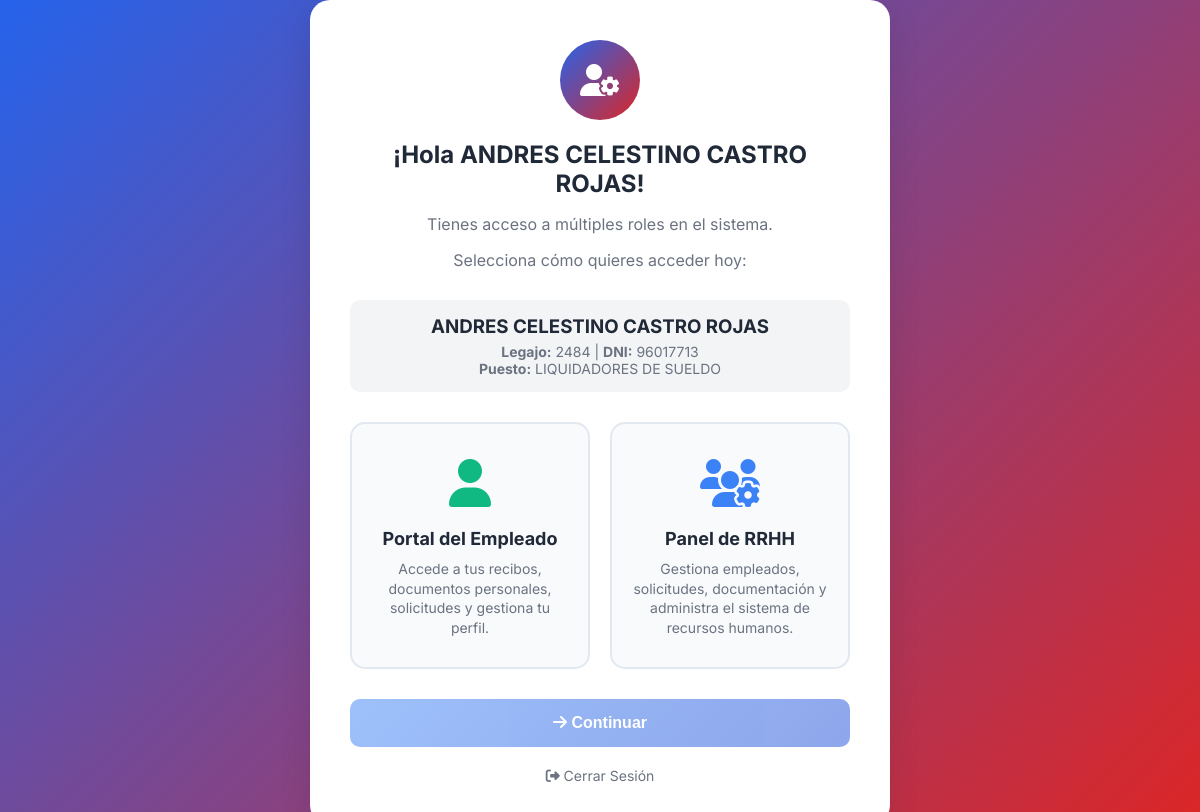
The page /empleados/seleccionar-rol/ (signed in) on the database its author committed.
### apps/empleados/models.py (models this page shows, shortened)
class Empleado(models.Model):
    TIPO_CONTRATO_CHOICES = [
        ('tiempo_completo', 'Tiempo completo'),
        ('tiempo_parcial', 'Tiempo parcial'),
        ('freelance', 'Freelance'),
    ]
    PARENTESCO_CHOICES = [
        ('esposo/a', 'Esposo/a'),
        ('hijo/a', 'Hijo/a'),
        ('padre/madre', 'Padre/Madre'),
        ('hermano/a', 'Hermano/a'),
        ('otro', 'Otro'),
    ]
    user = models.OneToOneField(User, on_delete=models.CASCADE)
    es_rrhh = models.BooleanField(default=False, verbose_name="¿Es RRHH?", help_text="Marcar si este usuario pertenece al área de RRHH y debe acceder al panel de gestión RRHH.")
    is_active = models.BooleanField(default=True, verbose_name="Empleado Activo", help_text="Indica si el empleado está activo. Los empleados inactivos no aparecen en las cargas masivas de recibos.")
    legajo = models.CharField(max_length=20, unique=True)
    numero_legajo = models.IntegerField(null=True, blank=True, help_text="Número de legajo para facilitar búsquedas")
    dni = models.CharField(max_length=20)
    cuil = models.CharField(max_length=15, blank=True)  # Nuevo campo CUIL
    fecha_nacimiento = models.DateField(null=True, blank=True)
    telefono = models.CharField(max_length=20, blank=True)
    foto_perfil = models.ImageField(upload_to='perfiles/', blank=True, null=True)
    puesto = models.CharField(max_length=100, blank=True)
    departamento = models.CharField(max_length=100, blank=True)
    supervisor = models.CharField(max_length=100, blank=True)
    tipo_contrato = models.CharField(max_length=20, choices=TIPO_CONTRATO_CHOICES, default='tiempo_completo')
    salario = models.DecimalField(max_digits=10, decimal_places=2, null=True, blank=True)
    fecha_contrato = models.DateField(null=True, blank=True)
    contacto_emergencia = models.CharField(max_length=100, blank=True)
    telefono_emergencia = models.CharField(max_length=20, blank=True)
    relacion_emergencia = models.CharField(max_length=50, blank=True)
    firma_imagen = models.ImageField(upload_to='firmas/', blank=True, null=True)
    firma_pin = models.CharField(max_length=6, blank=True)
    debe_cambiar_password = models.BooleanField(default=False, verbose_name="Debe cambiar contraseña",
                                               help_text="Marcar si el usuario debe cambiar su contraseña en el próximo login")
    class Meta:
        verbose_name = "Empleado"
        verbose_name_plural = "Empleados"

### apps/empleados/views_seleccion_rol.py (the view, shortened to what this page needs)
# urls.py: path('seleccionar-rol/', seleccionar_rol, name='seleccionar_rol'),
@login_required
def seleccionar_rol(request):
    try:
        empleado = Empleado.objects.get(user=request.user)
        if not empleado.es_rrhh:
            return redirect('empleados:dashboard')
        context = {
            'empleado': empleado,
            'user': request.user,
        }
        return render(request, 'empleados/seleccionar_rol.html', context)
    except Empleado.DoesNotExist:
        messages.error(request, 'No se encontró el perfil de empleado.')
        return redirect('empleados:login')

### proyecto_rrhh/context_processors.py (called while the page is built)
def empleado_info(request):
    context = {}
    if request.user.is_authenticated:
        try:
            empleado = Empleado.objects.get(user=request.user)
            context['empleado'] = empleado
            notificaciones_count = Notificacion.objects.filter(
                destinatario=empleado,
                leida=False
            ).count()
            context['notificaciones_count'] = notificaciones_count
        except Empleado.DoesNotExist:
            context['empleado'] = None
            context['notificaciones_count'] = 0
    return context

### templates/empleados/seleccionar_rol.html (shortened to what this page needs)
<!DOCTYPE html>
<html lang="es">
<head>
    {% load static %}
</head>
<body>
    <div class="role-selection-container">
        <div class="logo">
            <i class="fas fa-user-cog"></i>
        </div>
        <div class="welcome-text">
            <h1>¡Hola {{ user.get_full_name }}!</h1>
            <p>Tienes acceso a múltiples roles en el sistema.</p>
            <p>Selecciona cómo quieres acceder hoy:</p>
        </div>
        <div class="user-info">
            <h3>{{ user.get_full_name }}</h3>
            <p>
                <strong>Legajo:</strong> {{ empleado.legajo }} |
                <strong>DNI:</strong> {{ empleado.dni }}
                {% if empleado.puesto %}
                <br><strong>Puesto:</strong> {{ empleado.puesto }}
                {% endif %}
            </p>
        </div>
        <form method="POST" id="roleForm">
            <div class="role-options">
                <div class="role-card" data-role="empleado">
                    <div class="role-icon empleado-icon">
                        <i class="fas fa-user"></i>
                    </div>
                    <h3>Portal del Empleado</h3>
                    <p>Accede a tus recibos, documentos personales, solicitudes y gestiona tu perfil.</p>
                </div>
                <div class="role-card" data-role="rrhh">
                    <div class="role-icon rrhh-icon">
                        <i class="fas fa-users-cog"></i>
                    </div>
                    <h3>Panel de RRHH</h3>
                    <p>Gestiona empleados, solicitudes, documentación y administra el sistema de recursos humanos.</p>
                </div>
            </div>
            <button type="submit" class="continue-btn" id="continueBtn">
                <i class="fas fa-arrow-right"></i> Continuar
            </button>
        </form>
        <a href="{% url 'empleados:logout' %}" class="logout-link">
            <i class="fas fa-sign-out-alt"></i> Cerrar Sesión
        </a>
    </div>
</body>
</html>

### templates/empleados/seleccionar_rol.html (style rules this page uses)
body { background: linear-gradient(135deg, #2563eb, #dc2626); color: #1f2937; font-family: 'Inter', sans-serif; margin: 0; min-height: 100vh; display: flex; align-items: center; justify-content: center; }
.role-selection-container { background: white; border-radius: 20px; box-shadow: 0 8px 32px rgba(0,0,0,0.1); padding: 40px; width: 100%; max-width: 500px; text-align: center; }
.logo { width: 80px; height: 80px; margin: 0 auto 20px; background: linear-gradient(135deg, #2563eb, #dc2626); border-radius: 50%; display: flex; align-items: center; justify-content: center; color: white; font-size: 32px; }
.welcome-text { margin-bottom: 30px; }
.welcome-text h1 { color: #1f2937; margin-bottom: 10px; font-size: 24px; }
.welcome-text p { color: #6b7280; margin-bottom: 5px; }
.user-info { background: #f3f4f6; padding: 15px; border-radius: 10px; margin-bottom: 30px; }
.user-info h3 { margin: 0 0 5px 0; color: #1f2937; }
.user-info p { margin: 0; color: #6b7280; font-size: 14px; }
.role-options { display: grid; grid-template-columns: 1fr 1fr; gap: 20px; margin-bottom: 30px; }
.role-card { background: #f8fafc; border: 2px solid #e2e8f0; border-radius: 15px; padding: 30px 20px; cursor: pointer; transition: all 0.3s ease; text-decoration: none; color: inherit; }
.role-icon { font-size: 48px; margin-bottom: 15px; }
.empleado-icon { color: #10b981; }
.rrhh-icon { color: #3b82f6; }
.role-card h3 { margin: 0 0 10px 0; font-size: 18px; color: #1f2937; }
.role-card p { margin: 0; color: #6b7280; font-size: 14px; line-height: 1.4; }
.continue-btn { background: linear-gradient(135deg, #3b82f6, #1d4ed8); color: white; border: none; border-radius: 10px; padding: 15px 30px; font-size: 16px; font-weight: 600; cursor: pointer; width: 100%; transition: transform 0.2s; opacity: 0.5; pointer-events: none; }
.logout-link { margin-top: 20px; display: inline-block; color: #6b7280; text-decoration: none; font-size: 14px; }

### rows shown on the page
Empleado: legajo "2484", dni "96017713", puesto "LIQUIDADORES DE SUELDO"

### other values the page prints
{{ user.get_full_name }} "ANDRES CELESTINO CASTRO ROJAS"
